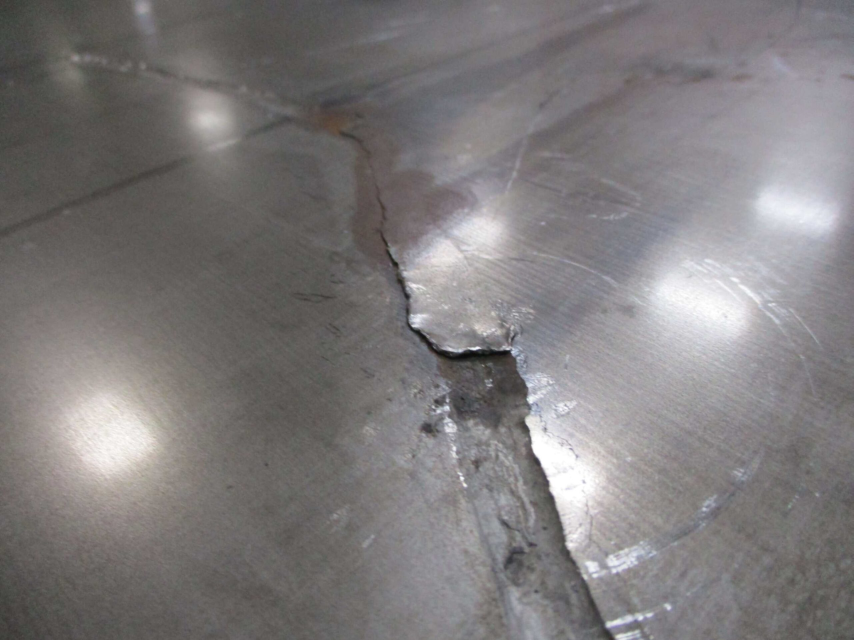
#> input picture Industrial_Metal_Surface_Dataset/Aluminium/Defective/image_10.jpg, 2560 x 1920 px (shown at 1/3 size); its folder holds only this picture in this run
$ python -i gradcam.py   (imports and definitions only)
#> lines starting #> are read from the running program, lines starting #| are printed output that depends on the picture
# Backend/gradcam.py
"""Grad-CAM helpers for Metal Vision AI.

Only call localization for a defective classifier prediction. For a good
prediction, pass predicted_status="GOOD" so no heatmap or boxes are generated.
Grad-CAM is an approximate visual explanation, not ground-truth segmentation.
"""

import base64
from pathlib import Path

import cv2
import numpy as np
import tensorflow as tf
from PIL import Image
from tensorflow.keras.applications.resnet50 import preprocess_input


IMG_SIZE = (224, 224)
MIN_CONTOUR_AREA = 40
MAX_BOXES = 5
MIN_HEATMAP_THRESHOLD = 0.25
MAX_HEATMAP_THRESHOLD = 0.70
HEATMAP_PERCENTILE = 75
MORPH_KERNEL_SIZE = 3
OVERLAY_ALPHA = 0.42


def _prepare_image(image):
    """Return original RGB pixels and a ResNet50-preprocessed tensor."""
    if isinstance(image, (str, Path)):
        with Image.open(image) as loaded:
        # Convert while the file is open.
#> loaded is the input picture: PIL image 2560x1920 RGB; mean R, G, B 126.7, 123.4, 124
            pil_image = loaded.convert("RGB")
    elif isinstance(image, Image.Image):
        pil_image = image.convert("RGB")
    else:
        arr = np.asarray(image)
        if arr.ndim != 3 or arr.shape[-1] != 3:
            raise ValueError("Expected an RGB image with shape (height, width, 3).")
        if arr.dtype != np.uint8:
            arr = np.nan_to_num(arr, nan=0.0, posinf=255.0, neginf=0.0)
            arr = np.clip(arr, 0, 255).astype(np.uint8)
        pil_image = Image.fromarray(arr).convert("RGB")

    original = np.asarray(pil_image).copy()
    if original.size == 0:
        raise ValueError("The supplied image is empty.")
    resized = pil_image.resize(IMG_SIZE, Image.Resampling.LANCZOS)
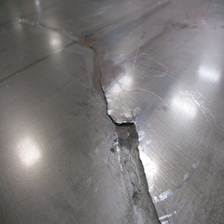
#> resized: PIL image 224x224 RGB; mean R, G, B 126.7, 123.4, 124
    arr = np.asarray(resized, dtype=np.float32)
#> (the run stopped early here; a loop or call above may not have finished)

$ run again, on Industrial_Metal_Surface_Dataset/Aluminium/Defective/image_100.jpg
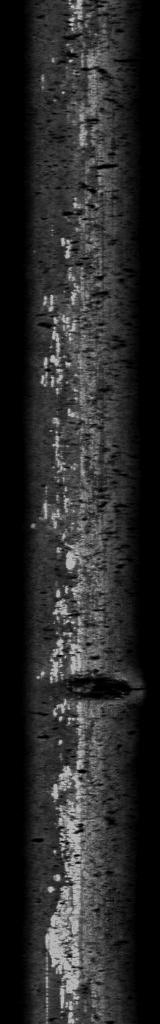
#> input picture Industrial_Metal_Surface_Dataset/Aluminium/Defective/image_100.jpg, 160 x 1024 px
#> in _prepare_image, loaded is the input picture: PIL image 160x1024 L; min 0, max 205, mean 40.8
#> in _prepare_image, `resized = pil_image.resize(IMG_SIZE, Image.Resampling.LANCZOS)`:
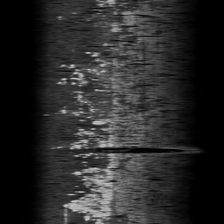
#> resized: PIL image 224x224 RGB; min 0, max 200, mean 40.8
